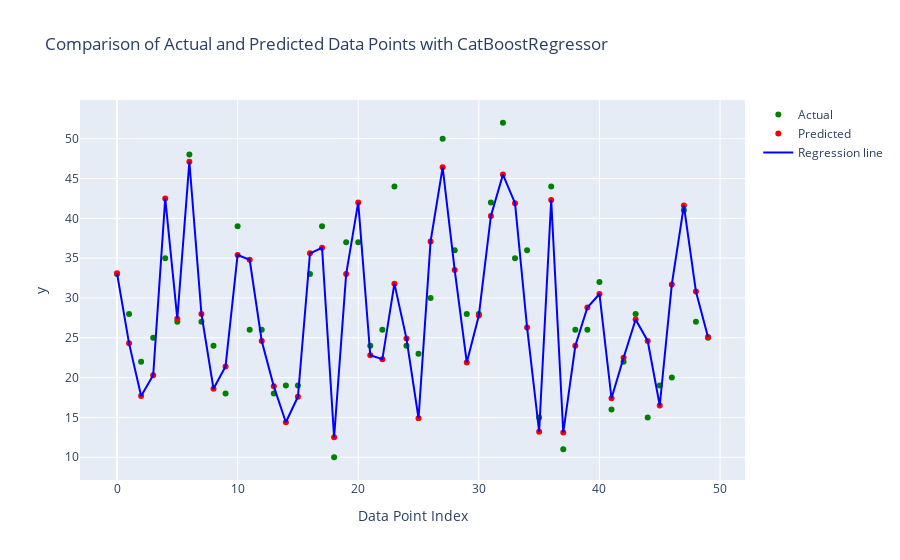

Write notebook code for a chart like this one.
### Code cell
import plotly.graph_objs as go
#Conclusion :
# 1] The regression model appears to capture the overall trend of the data but may struggle with certain data points, leading to larger prediction errors.
# 2] The presence of outliers suggests that the model's performance could be improved either by addressing these outliers or by using a more robust regression technique.
# 3] The jagged nature of the regression line indicates a close fit to the data points, which might be an issue if the model is overfitting.

# Assuming you have y_test and y_pred defined

# Assuming y_test and y_pred are already defined with 30 samples
y_test_sample = y_test[:50]
y_pred_sample = y_pred[:50]

# Convert range to list for x-axis
x_values = list(range(len(y_test_sample)))

# Create traces for actual and predicted data points
trace_actual = go.Scatter(x=x_values, y=y_test_sample, mode='markers', name='Actual', marker=dict(color='green'))
trace_predicted = go.Scatter(x=x_values, y=y_pred_sample, mode='markers', name='Predicted', marker=dict(color='red'))

# Create a trace for the regression line
trace_regression = go.Scatter(x=x_values, y=y_pred_sample, mode='lines', name='Regression line', line=dict(color='blue', width=2))

# Combine traces into a data list
data = [trace_actual, trace_predicted, trace_regression]

# Define layout for the plot
layout = go.Layout(
    title='Comparison of Actual and Predicted Data Points with CatBoostRegressor',
    xaxis=dict(title='Data Point Index'),
    yaxis=dict(title='y'),
    hovermode='closest',  # Show closest data point's values upon hover
)

# Create figure object that combines data and layout
fig = go.Figure(data=data, layout=layout)

# Display the interactive plot
fig.show()

### Figure 1 — Plotly figure (JSON) as saved in the notebook; plotly's stock layout.template omitted (floating-point values rounded to 4 significant figures)
{"data": [{"marker": {"color": "green"}, "mode": "markers", "name": "Actual", "type": "scatter", "x": [0, 1, 2, 3, 4, 5, 6, 7, 8, 9, 10, 11, 12, 13, 14, 15, 16, 17, 18, 19, 20, 21, 22, 23, 24, 25, 26, 27, 28, 29, 30, 31, 32, 33, 34, 35, 36, 37, 38, 39, 40, 41, 42, 43, 44, 45, 46, 47, 48, 49], "y": [33, 28, 22, 25, 35, 27, 48, 27, 24, 18, 39, 26, 26, 18, 19, 19, 33, 39, 10, 37, 37, 24, 26, 44, 24, 23, 30, 50, 36, 28, 28, 42, 52, 35, 36, 15, 44, 11, 26, 26, 32, 16, 22, 28, 15, 19, 20, 41, 27, 25]}, {"marker": {"color": "red"}, "mode": "markers", "name": "Predicted", "type": "scatter", "x": [0, 1, 2, 3, 4, 5, 6, 7, 8, 9, 10, 11, 12, 13, 14, 15, 16, 17, 18, 19, 20, 21, 22, 23, 24, 25, 26, 27, 28, 29, 30, 31, 32, 33, 34, 35, 36, 37, 38, 39, 40, 41, 42, 43, 44, 45, 46, 47, 48, 49], "y": [33.1, 24.3, 17.7, 20.3, 42.5, 27.4, 47.1, 28, 18.6, 21.4, 35.4, 34.8, 24.6, 18.9, 14.4, 17.6, 35.6, 36.3, 12.5, 33, 42, 22.8, 22.3, 31.8, 24.9, 14.9, 37.1, 46.4, 33.5, 21.9, 27.8, 40.3, 45.5, 41.9, 26.3, 13.2, 42.3, 13.1, 24, 28.8, 30.5, 17.4, 22.5, 27.3, 24.6, 16.5, 31.7, 41.6, 30.8, 25.1]}, {"line": {"color": "blue", "width": 2}, "mode": "lines", "name": "Regression line", "type": "scatter", "x": [0, 1, 2, 3, 4, 5, 6, 7, 8, 9, 10, 11, 12, 13, 14, 15, 16, 17, 18, 19, 20, 21, 22, 23, 24, 25, 26, 27, 28, 29, 30, 31, 32, 33, 34, 35, 36, 37, 38, 39, 40, 41, 42, 43, 44, 45, 46, 47, 48, 49], "y": [33.1, 24.3, 17.7, 20.3, 42.5, 27.4, 47.1, 28, 18.6, 21.4, 35.4, 34.8, 24.6, 18.9, 14.4, 17.6, 35.6, 36.3, 12.5, 33, 42, 22.8, 22.3, 31.8, 24.9, 14.9, 37.1, 46.4, 33.5, 21.9, 27.8, 40.3, 45.5, 41.9, 26.3, 13.2, 42.3, 13.1, 24, 28.8, 30.5, 17.4, 22.5, 27.3, 24.6, 16.5, 31.7, 41.6, 30.8, 25.1]}], "layout": {"hovermode": "closest", "title": {"text": "Comparison of Actual and Predicted Data Points with CatBoostRegressor"}, "xaxis": {"title": {"text": "Data Point Index"}}, "yaxis": {"title": {"text": "y"}}}}
